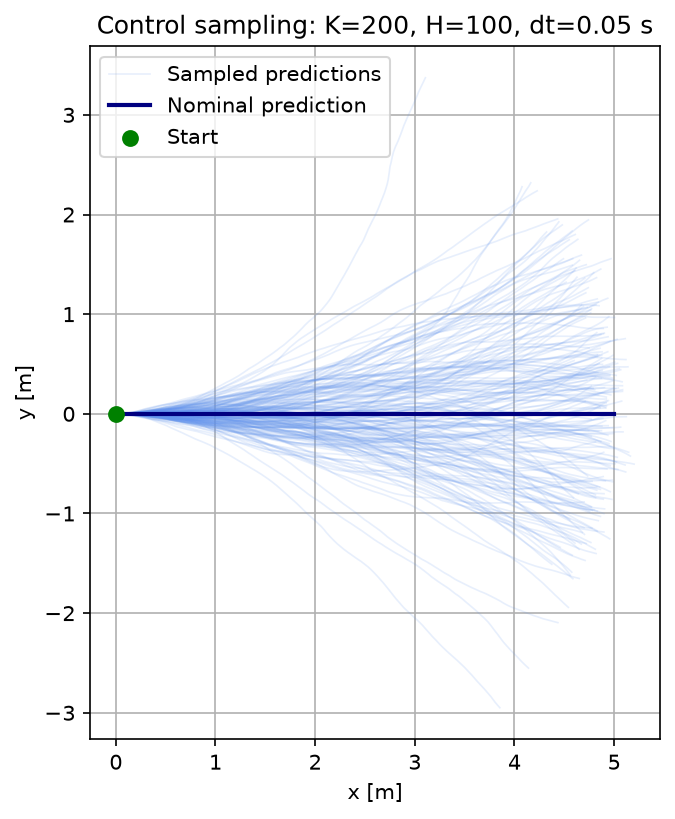

The script that saved this image:
from pathlib import Path

import numpy as np
import matplotlib.pyplot as plt


def unicycle_step(state, control, dt):
    """Step 1에서 검증한 Forward Euler 운동 모델."""
    x, y, theta = state
    v, omega = control

    return np.array([
        x + v * np.cos(theta) * dt,
        y + v * np.sin(theta) * dt,
        theta + omega * dt,
    ])


# 1. 설정
dt = 0.05
H = 100                              # 예측 단계 수
K = 200                              # 후보 개수
initial_state = np.array([0.0, 0.0, 0.0])

# 같은 설정에서 같은 난수를 얻기 위한 시드
rng = np.random.default_rng(42)

# 2. 명목 제어 입력 시퀀스: 모든 단계에서 직진
nominal_controls = np.zeros((H, 2))
nominal_controls[:, 0] = 1.0          # v = 1.0 m/s

# 3. 가우시안 노이즈와 후보 입력 생성
noise_std = np.array([0.2, 0.8])      # 표준편차: [sigma_v, sigma_omega]

noise = rng.normal(
    loc=0.0,
    scale=noise_std,
    size=(K, H, 2),
)

sampled_controls = nominal_controls[None, :, :] + noise

# 4. 각 후보의 궤적 예측
trajectories = np.zeros((K, H + 1, 3))
trajectories[:, 0, :] = initial_state

for i in range(K):
    for t in range(H):
        trajectories[i, t + 1] = unicycle_step(
            trajectories[i, t],
            sampled_controls[i, t],
            dt,
        )

# 5. 비교용 명목 궤적 계산
nominal_trajectory = np.zeros((H + 1, 3))
nominal_trajectory[0] = initial_state

for t in range(H):
    nominal_trajectory[t + 1] = unicycle_step(
        nominal_trajectory[t],
        nominal_controls[t],
        dt,
    )

# 6. 검증용 출력
print("예측 시간 [s]:", H * dt)
print("명목 입력 크기:", nominal_controls.shape)
print("후보 입력 크기:", sampled_controls.shape)
print("후보 궤적 크기:", trajectories.shape)
print("명목 궤적 최종 상태:", nominal_trajectory[-1])

print("노이즈 평균 [v, omega]:", noise.mean(axis=(0, 1)))
print("노이즈 표준편차 [v, omega]:", noise.std(axis=(0, 1)))

# 7. 시각화
fig, ax = plt.subplots(figsize=(8, 6))

for i in range(K):
    ax.plot(
        trajectories[i, :, 0],
        trajectories[i, :, 1],
        color="cornflowerblue",
        alpha=0.15,
        linewidth=0.8,
        label="Sampled predictions" if i == 0 else None,
    )

ax.plot(
    nominal_trajectory[:, 0],
    nominal_trajectory[:, 1],
    color="navy",
    linewidth=2.0,
    label="Nominal prediction",
)

ax.scatter(
    initial_state[0],
    initial_state[1],
    color="green",
    s=50,
    zorder=5,
    label="Start",
)

ax.set_xlabel("x [m]")
ax.set_ylabel("y [m]")
ax.set_title(f"Control sampling: K={K}, H={H}, dt={dt} s")
ax.set_aspect("equal", adjustable="box")
ax.grid(True)
ax.legend()

output_path = Path(__file__).resolve().parent / "step2_sampling.png"
fig.savefig(output_path, dpi=150, bbox_inches="tight")
plt.close(fig)

print("그래프 저장:", output_path)
